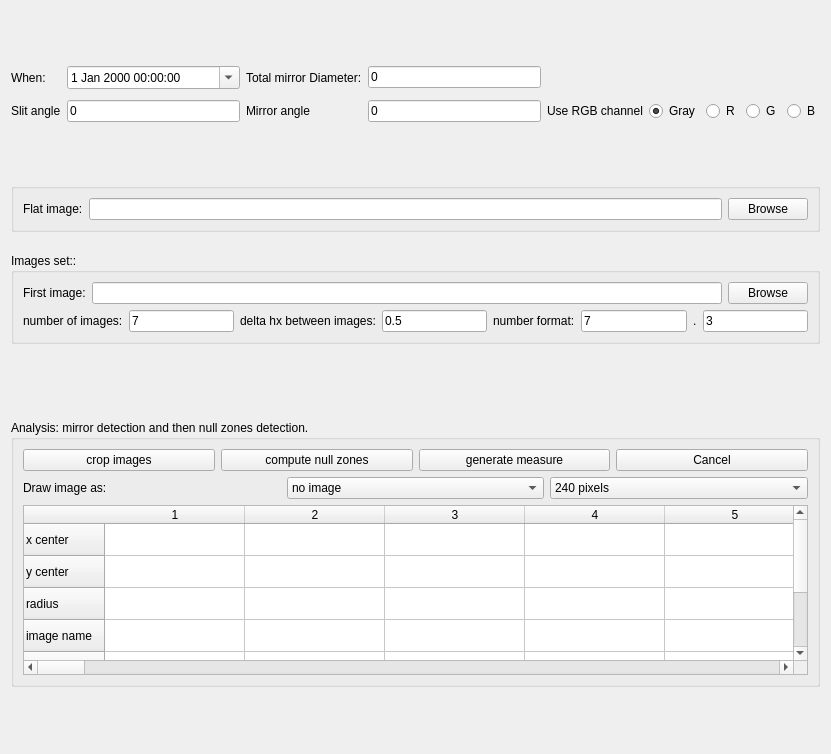
<?xml version="1.0" encoding="UTF-8"?>
<ui version="4.0">
 <class>DialogNewUnmaskedMeasure</class>
 <widget class="QDialog" name="DialogNewUnmaskedMeasure">
  <property name="geometry">
   <rect>
    <x>0</x>
    <y>0</y>
    <width>831</width>
    <height>754</height>
   </rect>
  </property>
  <property name="sizePolicy">
   <sizepolicy hsizetype="Preferred" vsizetype="Fixed">
    <horstretch>0</horstretch>
    <verstretch>0</verstretch>
   </sizepolicy>
  </property>
  <property name="focusPolicy">
   <enum>Qt::ClickFocus</enum>
  </property>
  <property name="windowTitle">
   <string>New Unmasked Foucault Image Set Analysis</string>
  </property>
  <property name="windowIcon">
   <iconset resource="Foucault2.qrc">
    <normaloff>:/Foucault2/Foucault2.ico</normaloff>:/Foucault2/Foucault2.ico</iconset>
  </property>
  <layout class="QVBoxLayout" name="verticalLayout">
   <item>
    <layout class="QGridLayout" name="gridLayout">
     <item row="2" column="2">
      <widget class="QLabel" name="label_mirrorangle">
       <property name="text">
        <string>Mirror angle</string>
       </property>
      </widget>
     </item>
     <item row="2" column="3">
      <widget class="QLineEdit" name="leMirrorAngle">
       <property name="text">
        <string>0</string>
       </property>
      </widget>
     </item>
     <item row="2" column="8">
      <widget class="QRadioButton" name="radioButton_B">
       <property name="text">
        <string>B</string>
       </property>
      </widget>
     </item>
     <item row="2" column="6">
      <widget class="QRadioButton" name="radioButton_R">
       <property name="text">
        <string>R</string>
       </property>
      </widget>
     </item>
     <item row="2" column="1">
      <widget class="QLineEdit" name="leSlitAngle">
       <property name="text">
        <string>0</string>
       </property>
      </widget>
     </item>
     <item row="2" column="7">
      <widget class="QRadioButton" name="radioButton_G">
       <property name="text">
        <string>G</string>
       </property>
       <property name="checked">
        <bool>false</bool>
       </property>
      </widget>
     </item>
     <item row="2" column="0">
      <widget class="QLabel" name="label_slitangle">
       <property name="text">
        <string>Slit angle</string>
       </property>
      </widget>
     </item>
     <item row="1" column="1">
      <spacer name="verticalSpacer_4">
       <property name="orientation">
        <enum>Qt::Vertical</enum>
       </property>
       <property name="sizeType">
        <enum>QSizePolicy::Fixed</enum>
       </property>
       <property name="sizeHint" stdset="0">
        <size>
         <width>10</width>
         <height>5</height>
        </size>
       </property>
      </spacer>
     </item>
     <item row="0" column="1">
      <widget class="QDateTimeEdit" name="dateTimeEdit">
       <property name="dateTime">
        <datetime>
         <hour>0</hour>
         <minute>0</minute>
         <second>0</second>
         <year>2000</year>
         <month>1</month>
         <day>1</day>
        </datetime>
       </property>
       <property name="calendarPopup">
        <bool>true</bool>
       </property>
       <property name="timeSpec">
        <enum>Qt::TimeZone</enum>
       </property>
      </widget>
     </item>
     <item row="2" column="4">
      <widget class="QLabel" name="label_channelrvb">
       <property name="text">
        <string>Use RGB channel</string>
       </property>
      </widget>
     </item>
     <item row="0" column="0">
      <widget class="QLabel" name="label">
       <property name="text">
        <string>When:</string>
       </property>
      </widget>
     </item>
     <item row="0" column="2">
      <widget class="QLabel" name="label">
       <property name="text">
        <string>Total mirror Diameter:</string>
       </property>
      </widget>
     </item>
     <item row="0" column="3">
      <widget class="QLineEdit" name="leMirrorTotalDiameter">
       <property name="text">
        <string>0</string>
       </property>
      </widget>
     </item>
     <item row="2" column="5">
      <widget class="QRadioButton" name="radioButton_Gray">
       <property name="enabled">
        <bool>true</bool>
       </property>
       <property name="text">
        <string>Gray</string>
       </property>
       <property name="checked">
        <bool>true</bool>
       </property>
      </widget>
     </item>
    </layout>
   </item>
   <item>
    <layout class="QVBoxLayout" name="verticalLayout_Algo">
     <item>
      <widget class="QGroupBox" name="groupBoxalgo">
       <property name="sizePolicy">
        <sizepolicy hsizetype="Preferred" vsizetype="Fixed">
         <horstretch>0</horstretch>
         <verstretch>0</verstretch>
        </sizepolicy>
       </property>
       <property name="title">
        <string/>
       </property>
       <layout class="QVBoxLayout" name="verticalLayout_algo">
        <item>
         <layout class="QHBoxLayout" name="horizontalLayout_algo">
          <item>
           <widget class="QLabel" name="label_2">
            <property name="text">
             <string>Flat image:</string>
            </property>
            <property name="scaledContents">
             <bool>true</bool>
            </property>
           </widget>
          </item>
          <item>
           <widget class="QLineEdit" name="leCalImgName">
            <property name="dragEnabled">
             <bool>true</bool>
            </property>
           </widget>
          </item>
          <item>
           <widget class="QPushButton" name="buttonFileCalibration">
            <property name="mouseTracking">
             <bool>false</bool>
            </property>
            <property name="focusPolicy">
             <enum>Qt::NoFocus</enum>
            </property>
            <property name="text">
             <string>Browse</string>
            </property>
           </widget>
          </item>
         </layout>
        </item>
       </layout>
      </widget>
     </item>
     <item>
      <spacer name="verticalSpacer_2">
       <property name="orientation">
        <enum>Qt::Vertical</enum>
       </property>
       <property name="sizeType">
        <enum>QSizePolicy::Fixed</enum>
       </property>
       <property name="sizeHint" stdset="0">
        <size>
         <width>20</width>
         <height>15</height>
        </size>
       </property>
      </spacer>
     </item>
     <item>
      <widget class="QGroupBox" name="groupBoxImages">
       <property name="sizePolicy">
        <sizepolicy hsizetype="Preferred" vsizetype="Fixed">
         <horstretch>0</horstretch>
         <verstretch>0</verstretch>
        </sizepolicy>
       </property>
       <property name="title">
        <string>Images set::</string>
       </property>
       <layout class="QVBoxLayout" name="verticalLayout_images">
        <item>
         <layout class="QHBoxLayout" name="horizLayout_5">
          <property name="sizeConstraint">
           <enum>QLayout::SetNoConstraint</enum>
          </property>
          <item>
           <widget class="QLabel" name="label_4">
            <property name="text">
             <string>First image:</string>
            </property>
            <property name="scaledContents">
             <bool>false</bool>
            </property>
            <property name="wordWrap">
             <bool>true</bool>
            </property>
            <property name="openExternalLinks">
             <bool>false</bool>
            </property>
            <property name="textInteractionFlags">
             <set>Qt::NoTextInteraction</set>
            </property>
           </widget>
          </item>
          <item>
           <widget class="QLineEdit" name="leFirsImgName">
            <property name="dragEnabled">
             <bool>true</bool>
            </property>
           </widget>
          </item>
          <item>
           <widget class="QPushButton" name="buttonFirstImg">
            <property name="mouseTracking">
             <bool>false</bool>
            </property>
            <property name="focusPolicy">
             <enum>Qt::NoFocus</enum>
            </property>
            <property name="text">
             <string>Browse</string>
            </property>
           </widget>
          </item>
         </layout>
        </item>
        <item>
         <layout class="QHBoxLayout" name="horizLayout_5">
          <property name="sizeConstraint">
           <enum>QLayout::SetNoConstraint</enum>
          </property>
          <item>
           <widget class="QLabel" name="label_5">
            <property name="enabled">
             <bool>true</bool>
            </property>
            <property name="frameShadow">
             <enum>QFrame::Plain</enum>
            </property>
            <property name="text">
             <string>number of images:</string>
            </property>
            <property name="scaledContents">
             <bool>true</bool>
            </property>
           </widget>
          </item>
          <item>
           <widget class="QLineEdit" name="le_nb_img">
            <property name="text">
             <string>7</string>
            </property>
           </widget>
          </item>
          <item>
           <widget class="QLabel" name="label_10">
            <property name="text">
             <string>delta hx between images:</string>
            </property>
           </widget>
          </item>
          <item>
           <widget class="QLineEdit" name="le_d_hx">
            <property name="text">
             <string>0.5</string>
            </property>
           </widget>
          </item>
          <item>
           <widget class="QLabel" name="label_8">
            <property name="text">
             <string>number format:</string>
            </property>
            <property name="scaledContents">
             <bool>true</bool>
            </property>
           </widget>
          </item>
          <item>
           <widget class="QLineEdit" name="le_number_size">
            <property name="text">
             <string>7</string>
            </property>
           </widget>
          </item>
          <item>
           <widget class="QLabel" name="label_3">
            <property name="autoFillBackground">
             <bool>false</bool>
            </property>
            <property name="text">
             <string>.</string>
            </property>
           </widget>
          </item>
          <item>
           <widget class="QLineEdit" name="le_suffix_size">
            <property name="text">
             <string>3</string>
            </property>
           </widget>
          </item>
         </layout>
        </item>
       </layout>
      </widget>
     </item>
    </layout>
   </item>
   <item>
    <spacer name="verticalSpacer_2a">
     <property name="orientation">
      <enum>Qt::Vertical</enum>
     </property>
     <property name="sizeType">
      <enum>QSizePolicy::Fixed</enum>
     </property>
     <property name="sizeHint" stdset="0">
      <size>
       <width>20</width>
       <height>15</height>
      </size>
     </property>
    </spacer>
   </item>
   <item>
    <widget class="QGroupBox" name="groupBox">
     <property name="sizePolicy">
      <sizepolicy hsizetype="Preferred" vsizetype="Fixed">
       <horstretch>0</horstretch>
       <verstretch>0</verstretch>
      </sizepolicy>
     </property>
     <property name="title">
      <string>Analysis: mirror detection and then null zones detection.</string>
     </property>
     <layout class="QVBoxLayout" name="verticalLayout_3">
      <property name="sizeConstraint">
       <enum>QLayout::SetDefaultConstraint</enum>
      </property>
      <item>
       <layout class="QHBoxLayout" name="horizontalLayout_crop">
        <item>
         <widget class="QPushButton" name="pushButton_crop">
          <property name="mouseTracking">
           <bool>false</bool>
          </property>
          <property name="focusPolicy">
           <enum>Qt::NoFocus</enum>
          </property>
          <property name="text">
           <string>crop images</string>
          </property>
         </widget>
        </item>
        <item>
         <widget class="QPushButton" name="pushButton_compute">
          <property name="mouseTracking">
           <bool>false</bool>
          </property>
          <property name="focusPolicy">
           <enum>Qt::NoFocus</enum>
          </property>
          <property name="text">
           <string>compute null zones</string>
          </property>
         </widget>
        </item>
        <item>
         <widget class="QPushButton" name="pushButton_generate_measure">
          <property name="mouseTracking">
           <bool>false</bool>
          </property>
          <property name="focusPolicy">
           <enum>Qt::NoFocus</enum>
          </property>
          <property name="text">
           <string>generate measure</string>
          </property>
         </widget>
        </item>
        <item>
         <widget class="QPushButton" name="pushButton_cancel">
          <property name="mouseTracking">
           <bool>false</bool>
          </property>
          <property name="focusPolicy">
           <enum>Qt::NoFocus</enum>
          </property>
          <property name="text">
           <string>Cancel</string>
          </property>
         </widget>
        </item>
       </layout>
      </item>
      <item>
       <layout class="QHBoxLayout" name="horizontalLayout_5">
        <item>
         <widget class="QLabel" name="label_7">
          <property name="text">
           <string>Draw image as:</string>
          </property>
         </widget>
        </item>
        <item>
         <widget class="QComboBox" name="cbDrawImgType">
          <item>
           <property name="text">
            <string>no image</string>
           </property>
          </item>
          <item>
           <property name="text">
            <string>full images</string>
           </property>
          </item>
          <item>
           <property name="text">
            <string>cropped images</string>
           </property>
          </item>
          <item>
           <property name="text">
            <string>wire images</string>
           </property>
          </item>
         </widget>
        </item>
        <item>
         <widget class="QComboBox" name="cbDrawImgSize">
          <item>
           <property name="text">
            <string>240 pixels</string>
           </property>
          </item>
          <item>
           <property name="text">
            <string>360 pixels</string>
           </property>
          </item>
          <item>
           <property name="text">
            <string>480 pixels</string>
           </property>
          </item>
          <item>
           <property name="text">
            <string>720 pixels</string>
           </property>
          </item>
          <item>
           <property name="text">
            <string>full</string>
           </property>
          </item>
         </widget>
        </item>
       </layout>
      </item>
      <item>
       <widget class="QTableWidget" name="twHx">
        <property name="enabled">
         <bool>true</bool>
        </property>
        <property name="sizePolicy">
         <sizepolicy hsizetype="Expanding" vsizetype="Expanding">
          <horstretch>0</horstretch>
          <verstretch>0</verstretch>
         </sizepolicy>
        </property>
        <property name="minimumSize">
         <size>
          <width>0</width>
          <height>170</height>
         </size>
        </property>
        <property name="maximumSize">
         <size>
          <width>16777215</width>
          <height>170</height>
         </size>
        </property>
        <property name="baseSize">
         <size>
          <width>0</width>
          <height>170</height>
         </size>
        </property>
        <property name="lineWidth">
         <number>1</number>
        </property>
        <property name="verticalScrollBarPolicy">
         <enum>Qt::ScrollBarAsNeeded</enum>
        </property>
        <property name="horizontalScrollBarPolicy">
         <enum>Qt::ScrollBarAsNeeded</enum>
        </property>
        <property name="sizeAdjustPolicy">
         <enum>QAbstractScrollArea::AdjustIgnored</enum>
        </property>
        <property name="autoScroll">
         <bool>true</bool>
        </property>
        <property name="autoScrollMargin">
         <number>10</number>
        </property>
        <property name="iconSize">
         <size>
          <width>30</width>
          <height>10</height>
         </size>
        </property>
        <property name="gridStyle">
         <enum>Qt::SolidLine</enum>
        </property>
        <property name="cornerButtonEnabled">
         <bool>true</bool>
        </property>
        <property name="rowCount">
         <number>7</number>
        </property>
        <property name="columnCount">
         <number>64</number>
        </property>
        <attribute name="horizontalHeaderVisible">
         <bool>true</bool>
        </attribute>
        <attribute name="horizontalHeaderMinimumSectionSize">
         <number>100</number>
        </attribute>
        <attribute name="horizontalHeaderDefaultSectionSize">
         <number>140</number>
        </attribute>
        <attribute name="horizontalHeaderShowSortIndicator" stdset="0">
         <bool>false</bool>
        </attribute>
        <attribute name="horizontalHeaderStretchLastSection">
         <bool>false</bool>
        </attribute>
        <attribute name="verticalHeaderVisible">
         <bool>true</bool>
        </attribute>
        <attribute name="verticalHeaderCascadingSectionResizes">
         <bool>false</bool>
        </attribute>
        <attribute name="verticalHeaderMinimumSectionSize">
         <number>32</number>
        </attribute>
        <attribute name="verticalHeaderDefaultSectionSize">
         <number>32</number>
        </attribute>
        <row>
         <property name="text">
          <string>x center</string>
         </property>
        </row>
        <row>
         <property name="text">
          <string>y center</string>
         </property>
        </row>
        <row>
         <property name="text">
          <string>radius</string>
         </property>
        </row>
        <row>
         <property name="text">
          <string notr="true">image name</string>
         </property>
        </row>
        <row>
         <property name="text">
          <string>internal zone</string>
         </property>
        </row>
        <row>
         <property name="text">
          <string>external zone</string>
         </property>
        </row>
        <row>
         <property name="text">
          <string notr="true">hx</string>
         </property>
        </row>
        <column/>
        <column/>
        <column/>
        <column/>
        <column/>
        <column/>
        <column/>
        <column/>
        <column/>
        <column/>
        <column/>
        <column/>
        <column/>
        <column/>
        <column/>
        <column/>
        <column/>
        <column/>
        <column/>
        <column/>
        <column/>
        <column/>
        <column/>
        <column/>
        <column/>
        <column/>
        <column/>
        <column/>
        <column/>
        <column/>
        <column/>
        <column/>
        <column/>
        <column/>
        <column/>
        <column/>
        <column/>
        <column/>
        <column/>
        <column/>
       </widget>
      </item>
     </layout>
    </widget>
   </item>
  </layout>
 </widget>
 <tabstops>
  <tabstop>twHx</tabstop>
 </tabstops>
 <resources>
  <include location="Foucault2.qrc"/>
 </resources>
 <connections/>
</ui>
